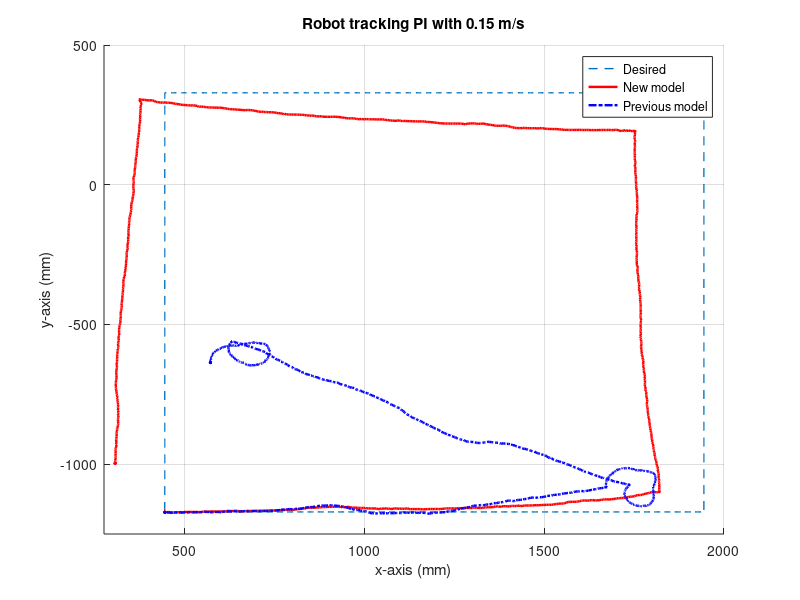
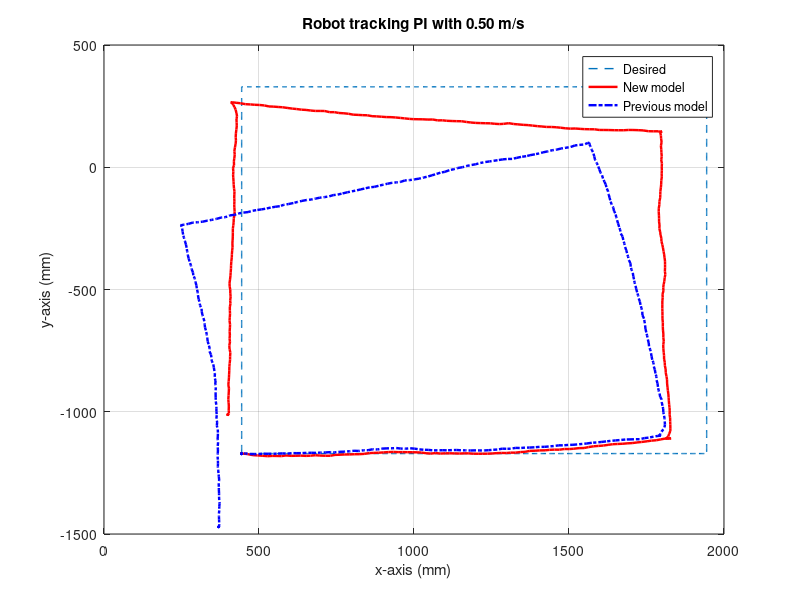
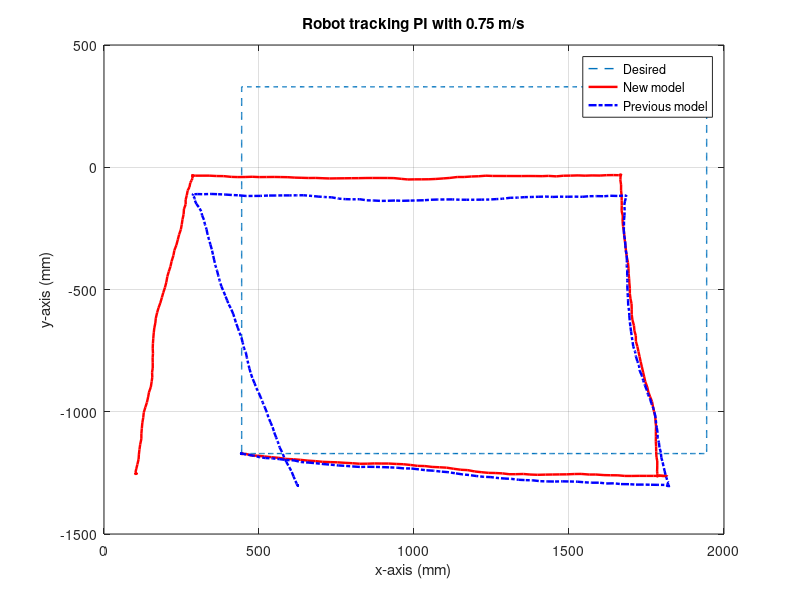
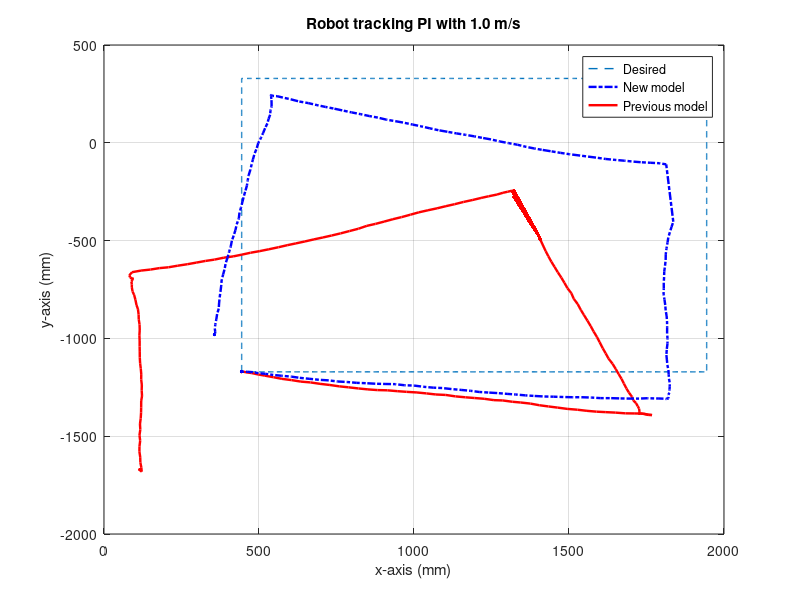

Recreate these plots in MATLAB, in order.
clc
clear all
close all

%SQUARE PI 0.15m/s
data3 = csvread('SquarePI2_015_ms_08_01_2020.csv');
x_pi_015ms = data3(:,1);
y_pi_015ms = data3(:,2);
data4 = csvread('SquareMaster_015_ms_08_01_2020.csv');
data4 = data4(1:1692,:);
x_master_015ms = data4(:,1);
y_master_015ms = data4(:,2);
figure;
title('Robot tracking PI with 0.15 m/s')
xlabel('x-axis (mm)');
ylabel('y-axis (mm)');
axis([275 2000 -1250 500])
hold on

l1_x = (444:3.5461:1944);
l1_x = l1_x';

l2_y = (-1171:3.5461:329);
l2_y = l2_y';

l3_x = (1944:-3.5461:444);
l3_x = l3_x';

l4_y = (329:-3.5461:-1171);
l4_y = l4_y';

for i = 1:423
    l1_y(i,1) = -1171;
    l2_x(i,1) = 1944;
    l3_y(i,1) = 329;
    l4_x(i,1) = 444;
end

x_ideal = vertcat(l1_x, l2_x, l3_x, l4_x);
y_ideal = vertcat(l1_y, l2_y, l3_y, l4_y);

a1 = plot(x_ideal,y_ideal,'--','lineWidth',1); M1 = 'Desired';
hold on
grid on
a2 = plot(x_pi_015ms,y_pi_015ms,'r-','lineWidth',1.75); M2 = 'New model';
a3 = plot(x_master_015ms,y_master_015ms,'b-.','lineWidth',1.75); M3 = 'Previous model';
legend([a1;a2;a3], M1, M2, M3)
%for i = 1:1556
%    plot(x_pi_015ms(i,1),y_pi_015ms(i,1),'r.','lineWidth',10);
%    pause(0.05)
%end

%SQUARE PI 0.5 m/s
data5 = csvread('SquarePI_050_ms_09_01_2020.csv');
x_pi_050ms = data5(:,1);
y_pi_050ms = data5(:,2);
data6 = csvread('SquareMaster_050_ms_09_01_2020.csv');
x_master_050ms = data6(:,1);
y_master_050ms = data6(:,2);
figure;
title('Robot tracking PI with 0.50 m/s')
xlabel('x-axis (mm)');
ylabel('y-axis (mm)');
axis([275 2000 -1250 500])
a1 = plot(x_ideal,y_ideal,'--','lineWidth',1); M1 = 'Desired';
grid on
hold on
a4 = plot(x_pi_050ms,y_pi_050ms,'r-','lineWidth',1.75); M4 = 'New model';
a5 = plot(x_master_050ms,y_master_050ms,'b-.','lineWidth',1.75); M5 = 'Previous model';
title('Robot tracking PI with 0.50 m/s')
xlabel('x-axis (mm)');
ylabel('y-axis (mm)');
legend([a1;a4;a5], M1, M4, M5)

%SQUARE PI 0.75 m/s
data6 = csvread('SquarePI_075_ms_09_01_2020.csv');
x_pi_075ms = data6(:,1);
y_pi_075ms = data6(:,2);
data7 = csvread('SquareMaster_075_ms_09_01_2020.csv');
x_master_075ms = data7(:,1);
y_master_075ms = data7(:,2);
figure;
title('Robot tracking PI with 0.75 m/s')
xlabel('x-axis (mm)');
ylabel('y-axis (mm)');
axis([275 2000 -1250 500])
a1 = plot(x_ideal,y_ideal,'--','lineWidth',1); M1 = 'Desired';
grid on
hold on
a6 = plot(x_pi_075ms,y_pi_075ms,'r-','lineWidth',1.75); M6 = 'New model';
a7 = plot(x_master_075ms,y_master_075ms,'b-.','lineWidth',1.75); M7 = 'Previous model';
title('Robot tracking PI with 0.75 m/s')
xlabel('x-axis (mm)');
ylabel('y-axis (mm)');
legend([a1;a4;a5], M1, M6, M7)

%SQUARE PI 1.0 m/s
data8 = csvread('SquarePI_100_ms_09_01_2020.csv');
x_pi_100ms = data8(:,1);
y_pi_100ms = data8(:,2);
data9 = csvread('SquareMaster_100_ms_09_01_2020.csv');
x_master_100ms = data9(:,1);
y_master_100ms = data9(:,2);
figure;
title('Robot tracking PI with 1.0 m/s')
xlabel('x-axis (mm)');
ylabel('y-axis (mm)');
axis([275 2000 -1250 500])
a1 = plot(x_ideal,y_ideal,'--','lineWidth',1); M1 = 'Desired';
grid on
hold on
a9 = plot(x_pi_100ms,y_pi_100ms,'r-','lineWidth',1.75); M8 = 'New model';
a8 = plot(x_master_100ms,y_master_100ms,'b-.','lineWidth',1.75); M9 = 'Previous model';
title('Robot tracking PI with 1.0 m/s')
xlabel('x-axis (mm)');
ylabel('y-axis (mm)');
legend([a1;a8;a9], M1, M8, M9)

%SQUARE PI 1.0 m/s
data10 = csvread('SquarePI_150_ms_09_01_2020.csv');
x_pi_150ms = data10(:,1);
y_pi_150ms = data10(:,2);
data11 = csvread('SquareMaster_150_ms_09_01_2020.csv');
x_master_150ms = data11(:,1);
y_master_150ms = data11(:,2);
figure;
title('Robot tracking PI with 1.5 m/s')
xlabel('x-axis (mm)');
ylabel('y-axis (mm)');
axis([275 2000 -1250 500])
a1 = plot(x_ideal,y_ideal,'--','lineWidth',1); M1 = 'Desired';
grid on
hold on
a10 = plot(x_pi_150ms,y_pi_150ms,'r-','lineWidth',1.75); M10 = 'New model';
a11 = plot(x_master_150ms,y_master_150ms,'b-.','lineWidth',1.75); M11 = 'Previous model';
title('Robot tracking PI with 1.5 m/s')
xlabel('x-axis (mm)');
ylabel('y-axis (mm)');
legend([a1;a10;a11], M1, M10, M11)